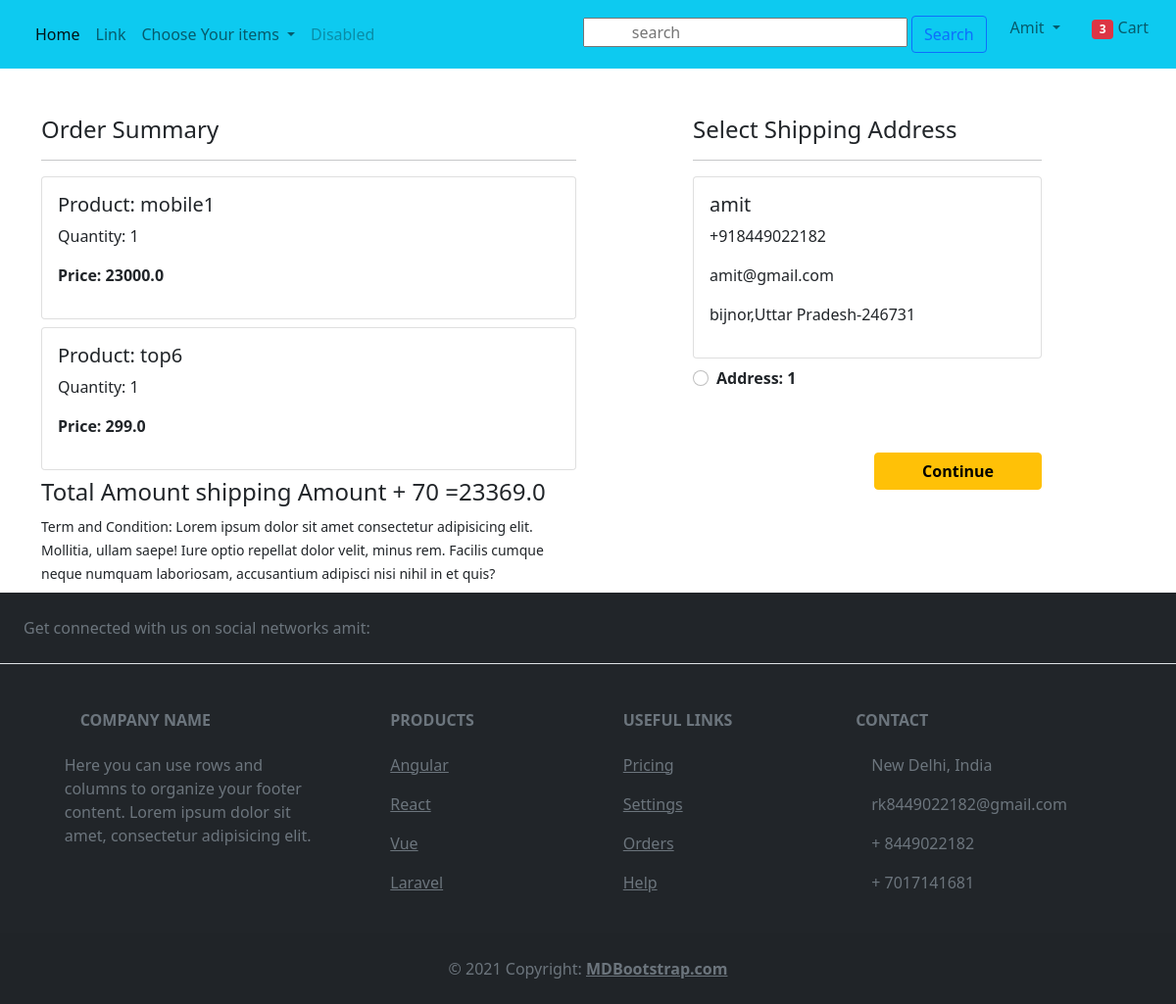
The page /checkout/ (signed in) on the database its author committed.
### enroll/models.py (models this page shows, shortened)
class cart(models.Model):
    user = models.ForeignKey(User, on_delete=models.CASCADE)
    product = models.ForeignKey(product, on_delete=models.CASCADE)
    quantity = models.PositiveIntegerField(default=1)
    @property
    def total_cost(self):
        return self.quantity * self.product.discount_price

class product(models.Model):
    title=models.CharField(max_length=100)
    selling_price=models.FloatField()
    discount_price=models.FloatField()
    discriptions=models.TextField(max_length=200)
    brand=models.CharField(max_length=50)
    category=models.CharField(choices=CATEGORY_CHOICES ,max_length=50)
    product_images=models.ImageField(upload_to="myimages", height_field=None, width_field=None, max_length=None)

class customer(models.Model):
    user = models.ForeignKey(User,on_delete=models.CASCADE)
    name = models.CharField(max_length=50)
    phone = PhoneNumberField(null=False, blank=False, unique=True)
    email = models.EmailField(max_length=254)
    city = models.CharField(max_length=100)
    state = models.CharField(choices=STATE_CHOICE,max_length=100)
    pincode = models.IntegerField()

### enroll/views.py (the view)
# urls.py: path("checkout/", views.checkout, name="checkout"),
def checkout(request):
    user=request.user
    address=customer.objects.filter(user=user)
    cart_items=cart.objects.filter(user=user)
    amount=0.0
    shipping_amount=70.0
    total_amount=0.0
    cart_product = [p for p in cart.objects.all() if p.user==user]
    if cart_product:
        for p in cart_product:
            tmpamount=(p.quantity * p.product.discount_price)
            amount=amount+tmpamount
        total_amount=amount+shipping_amount
    return render(request,"checkout.html",{"address":address,"total_amount":total_amount,"cart_items":cart_items,"amount":amount})

### templates/checkout.html
{% extends "base.html" %}
{% load static %}
{% block content %}
<div class="container mb-2">
  <div class="row mt-5">
    <div class="col-sm-6">
      <h4>Order Summary</h4>
      <hr>
      {% for item in cart_items %}
      <div class="card mb-2">
        <div class="card-body">
          <h5>Product: {{item.product.title}}</h5>
          <p>Quantity: {{item.quantity}}</p>
          <p class="fw-bold">Price: {{item.total_cost}}</p>
        </div>
      </div>
      {% endfor %}
      <h4>Total Amount shipping Amount + 70 ={{total_amount}}</h4>
      <small>Term and Condition: Lorem ipsum dolor sit amet consectetur adipisicing elit. Mollitia, ullam saepe! Iure
        optio repellat dolor velit, minus rem. Facilis cumque neque numquam laboriosam, accusantium adipisci nisi nihil
        in et quis?</small>
    </div>
    <div class="col-sm-4 offset-sm-1">
      <h4>Select Shipping Address</h4>
      <hr>
      <form action="/paymentdone">
        {% for ad in address %}
        <div class="card">
          <div class="card-body">
            <h5>{{ad.name}}</h5>
            <p>{{ad.phone}}</p>
            <p>{{ad.email}}</p>
            <p>{{ad.city}},{{ad.state}}-{{ad.pincode}}</p>
          </div>
        </div>
        <div class="form-check mt-2 mb-5">
          <input class="form-check-input" type="radio" value="{{ad.id}}" name="custid" id="custadd{{forloop.counter}}">
          <label class="form-check-label fw-bold" for="">
            Address: {{forloop.counter}} </label>
        </div>
        {% endfor %}
        <div class="text-end">
          <button type="submit" class="btn btn-warning mt-3 px-5 fw-bold">Continue</button>
        </div>
      </form>
    </div>
  </div>
</div>
{% endblock content %}

### templates/base.html (shortened to what this page needs)
<!doctype html>
{% load static %}
<html lang="en">
<head>
  <link href="https://cdn.jsdelivr.net/npm/bootstrap@5.0.2/dist/css/bootstrap.min.css" rel="stylesheet"
>
    <link rel="stylesheet" href="{% static 'css/ok.css' %}">
</head>
<body>
  <nav class="navbar navbar-expand-lg navbar-light bg-info">
    <div class="container-fluid">
      <div class="collapse navbar-collapse" id="navbarSupportedContent">
        <ul class="navbar-nav me-auto mb-2 mb-lg-0">
          <li class="nav-item">
            <a class="nav-link active" aria-current="page" href="{% url "home" %}">Home</a>
          </li>
          <li class="nav-item">
            <a class="nav-link" href="#">Link</a>
          </li>
          <li class="nav-item dropdown">
            <a class="nav-link dropdown-toggle" href="#" id="navbarDropdown" role="button" data-bs-toggle="dropdown"
              aria-expanded="false">
              Choose Your items
            </a>
          </li>
          <li class="nav-item">
            <a class="nav-link disabled" href="#" tabindex="-1" aria-disabled="true">Disabled</a>
          </li>
        </ul>
        <div>
          <ul class="navbar-nav me-auto mb-2 mb-lg-0">
            <form method="get" action="/search" class="text-center p-2">
              <input type="search" class="px-5" name="search" id="search" placeholder="search">
              <input type="submit" class="btn btn-outline-primary" value="Search">
          </form>
            {% if request.user.is_authenticated %}
            <li class="nav-item dropdown mx-2">
              <a class="nav-link dropdown-toggle " href="#" id="profileDropdown" role="button" data-bs-toggle="dropdown"
                aria-expanded="false">
                {{request.user.username|capfirst}}
              </a>
            </li>
            <li class="nav-item mx-2">
              <a href="{% url 'cart' %}" class="nav-link "><span class="badge bg-danger">{{cart.quantity}}3</span> Cart </a>
            </li>
            {% endif %}
          </ul>
        </div>
      </div>
    </div>
  </nav>
{% block content %}{% endblock content %}
<footer class="text-center text-lg-start bg-dark text-muted">
  <section class="d-flex justify-content-center justify-content-lg-between p-4 border-bottom">
    <div class="me-5 d-none d-lg-block">
      <span>Get connected with us on social networks {{user}}:</span>
    </div>
    <div>
    </div>
  </section>
  <section class="">
    <div class="container text-center text-md-start mt-5">
      <div class="row mt-3">
        <div class="col-md-3 col-lg-4 col-xl-3 mx-auto mb-4">
          <h6 class="text-uppercase fw-bold mb-4">
            Company name
          </h6>
          <p>
            Here you can use rows and columns to organize your footer content. Lorem ipsum
            dolor sit amet, consectetur adipisicing elit.
          </p>
        </div>
        <div class="col-md-2 col-lg-2 col-xl-2 mx-auto mb-4">
          <h6 class="text-uppercase fw-bold mb-4">
            Products
          </h6>
          <p>
            <a href="#!" class="text-reset">Angular</a>
          </p>
          <p>
            <a href="#!" class="text-reset">React</a>
          </p>
          <p>
            <a href="#!" class="text-reset">Vue</a>
          </p>
          <p>
            <a href="#!" class="text-reset">Laravel</a>
          </p>
        </div>
        <div class="col-md-3 col-lg-2 col-xl-2 mx-auto mb-4">
          <h6 class="text-uppercase fw-bold mb-4">
            Useful links
          </h6>
          <p>
            <a href="#!" class="text-reset">Pricing</a>
          </p>
          <p>
            <a href="#!" class="text-reset">Settings</a>
          </p>
          <p>
            <a href="{% url 'order' %}" class="text-reset">Orders</a>
          </p>
          <p>
            <a href="#!" class="text-reset">Help</a>
          </p>
        </div>
        <div class="col-md-4 col-lg-3 col-xl-3 mx-auto mb-md-0 mb-4">
          <h6 class="text-uppercase fw-bold mb-4">Contact</h6>
          <p> New Delhi, India</p>
          <p>
            rk8449022182@gmail.com
          </p>
          <p> + 8449022182</p>
          <p> + 7017141681</p>
        </div>
      </div>
    </div>
  </section>
  <div class="text-center p-4" style="background-color: rgba(0, 0, 0, 0.025);">
    © 2021 Copyright:
    <a class="text-reset fw-bold" href="https://mdbootstrap.com/">MDBootstrap.com</a>
  </div>
</footer>
</body>
</html>

### static/css/ok.css (style rules this page uses)
body { margin: 0px; padding: 0px; background-image: "C:\Users\hp\Desktop\add_to_cart\cart\static\images\annie-spratt-wuc-KEIBrdE-unsplash.jpg"; }

### templates/base.html (style rules this page uses)
body { padding-right: 0; padding-left: 0; }

### rows shown on the page
cart: product "mobile1", quantity "1", total_cost "23000.0"
cart: product "top6", quantity "1", total_cost "299.0"
customer: name "amit", phone "+918449022182", email "amit@gmail.com", city "bijnor", state "Uttar Pradesh", pincode "246731"

### other values the page prints
{{ request.user.username|capfirst }} "Amit"
{{ total_amount }} "23369.0"
{{ user }} "amit"
